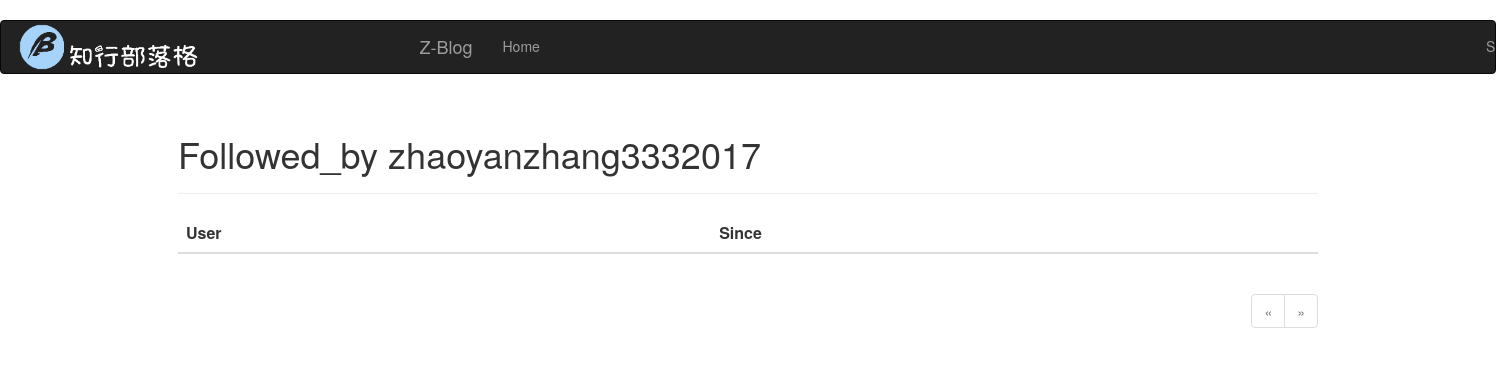
The page /followed_by/zhaoyanzhang3332017 on the database as committed earlier.
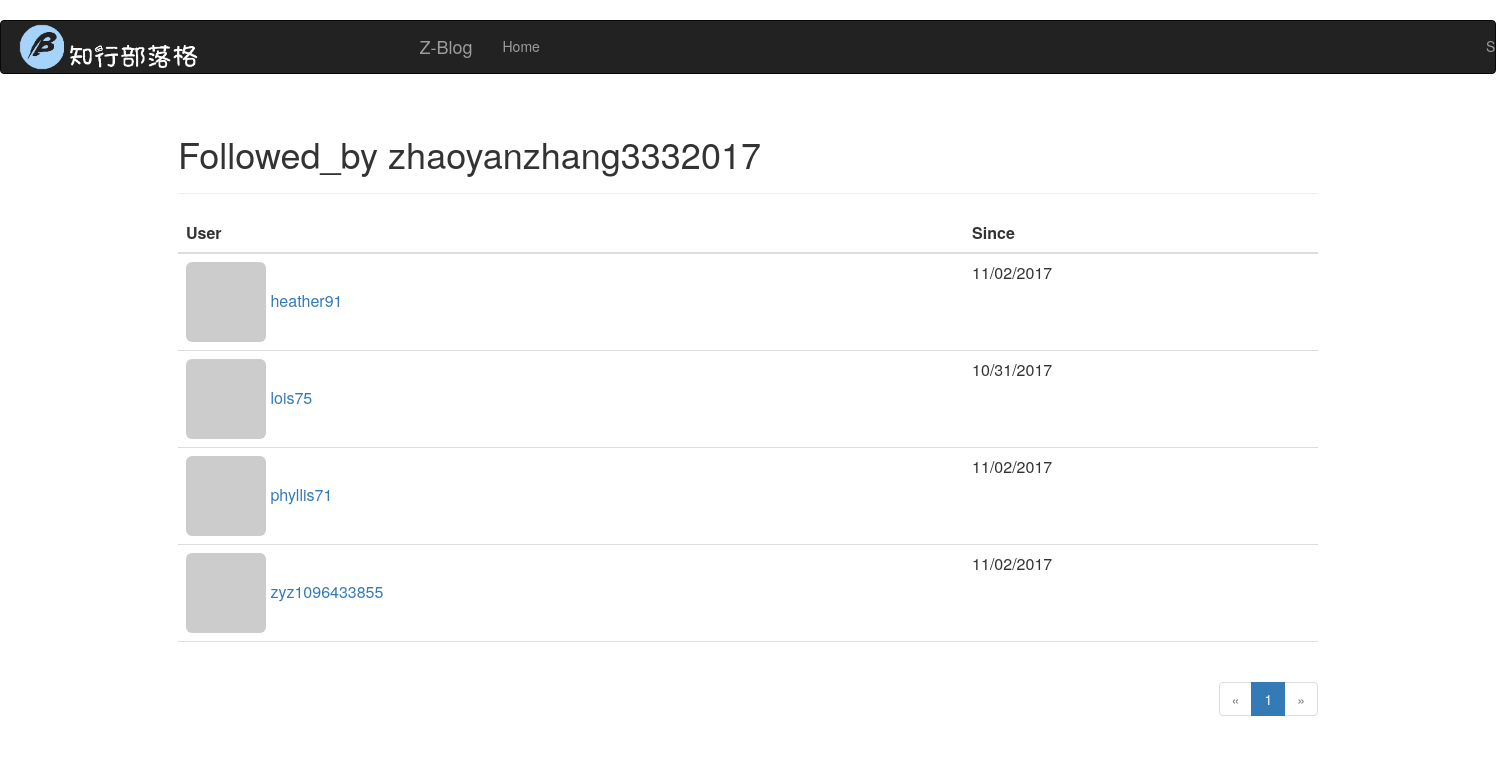
The same page on the database as committed later.
### app/models.py (models this page shows, shortened)
class User(UserMixin,db.Model):
    __tablename__ = 'users'
    id = db.Column(db.Integer, primary_key=True)
    email = db.Column(db.String(64), unique=True, index=True)
    username = db.Column(db.String(64), unique=True, index=True)
    role_id = db.Column(db.Integer, db.ForeignKey('roles.id'))
    password_hash=db.Column(db.String(128))
    confirmed =db.Column(db.Boolean,default=False)
    posts   =db.relationship('Post',   backref='author',lazy='dynamic')
    comments=db.relationship('Comment',backref='author',lazy='dynamic')
    followed = db.relationship('Follow',
                                foreign_keys=[Follow.follower_id],
                                backref=db.backref('follower', lazy='joined'),
                                lazy='dynamic',
                                cascade='all, delete-orphan')
    followers = db.relationship('Follow',
                                foreign_keys=[Follow.followed_id],
                                backref=db.backref('followed', lazy='joined'),
                                lazy='dynamic',
                                cascade='all, delete-orphan')
    @property
    def password(self):
        raise AttributeError ('password is not a readable attribute')
    name= db.Column(db.String(64))
    location=db.Column(db.String(64))
    about_me=db.Column(db.Text())
    member_since=db.Column(db.DateTime(),default=datetime.utcnow)
    last_seen=db.Column(db.DateTime(),default=datetime.utcnow)
    avatar_hash =db.Column(db.String(32))
    def gravatar(self,size=100,default='identicon',rating='g'):
        if request.is_secure:
            url='https://secure.gravatar.com/avatar'
        else:
            url='http://www.gravatar.com/avatar'
        hash=self.avatar_hash or hashlib.md5(self.email.encode('utf-8')).hexdigest()
        return '{url}/{hash}?s={size}&d={default}&r={rating}'.\
            format(url=url,hash=hash,size=size,default=default,rating=rating)
    '''
    def change_email(self,token):
        pass
        self.email=new_email
        self.avatar_hashself.avatar_hash=hashlib.md5(self.email.encode('utf-8')).hexdigest()
        db.session.add(self)
    '''

class Follow(db.Model):
    __tablename__ = 'follows'
    follower_id = db.Column(db.Integer, db.ForeignKey('users.id'),primary_key=True)
    followed_id = db.Column(db.Integer, db.ForeignKey('users.id'),primary_key=True)
    timestamp = db.Column(db.DateTime, default=datetime.utcnow)

### app/main/views.py (the view)
@main.route('/followed_by/<username>')
def followed_by(username):
    user=User.query.filter_by(username=username).first()
    if user is None:
        flash('Invalid user')
        return redirect(url_for('.index'))
    page = request.args.get('page',1,type=int)
    pagination=user.followed.paginate(page,per_page=15,error_out=False)
    followed_by=[{'user':item.followed,'timestamp':item.timestamp} for item in pagination.items]
    return render_template('followers.html',user=user,title="Followed_by",\
            endpoint='.followed_by',pagination=pagination,follows=followed_by)

### app/auth/views.py (called while the page is built)
@auth.before_app_request
def before_request():
    if current_user.is_authenticated:
        current_user.ping()
        if not current_user.confirmed\
                and request.endpoint[:5]!='auth.'\
                and request.endpoint !='static':
            return redirect(url_for('auth.unconfirmed'))

### app/main/__init__.py (called while the page is built)
@main.app_context_processor
def inject_permissions():
    return dict(Permission=Permission)

### app/models.py (called while the page is built)
    def can(self,permissions):
        return False

### app/templates/followers.html (shortened to what this page needs)
{% extends "base.html" %}
{% import "_macros.html" as macros %}
{% block page_content %}
<div class="page-header">
    <h1>{{ title }} {{ user.username }}</h1>
</div>
<table class="table table-hover followers">
    <thead><tr><th>User</th><th>Since</th></tr></thead>
    {% for follow in follows %}
    {% if follow.user != user %}
    <tr>
        <td>
            <a href="{{ url_for('.user', username = follow.user.username) }}">
                <img class="img-rounded" src="{{ follow.user.gravatar(size=32) }}">
                {{ follow.user.username }}
            </a>
        </td>
        <td>{{ moment(follow.timestamp).format('L') }}</td>
    </tr>
    {% endif %}
    {% endfor %}
</table>
<div class="pagination">
    {{ macros.pagination_widget(pagination, endpoint, username = user.username) }}
</div>
{% endblock %}

Rows that differ between the two databases and show on the page:
now on this page (row edited): User: user.username "heather91"
changed User: username "chrise1" → "heather91" (drawn)
added Follow: timestamp "11/02/2017"
now on this page (row edited): User: user.username "lois75"
changed User: username "chrise" → "lois75" (drawn)
added Follow: timestamp "10/31/2017"
now on this page (row edited): User: user.username "phyllis71"
changed User: username empty → "phyllis71" (drawn)
added Follow: timestamp "11/02/2017"
now on this page (row edited): User: user.username "zyz1096433855"
changed User: username empty → "zyz1096433855" (drawn)
added Follow: timestamp "11/02/2017"
Other text that changed with them:
new list line: "1"
